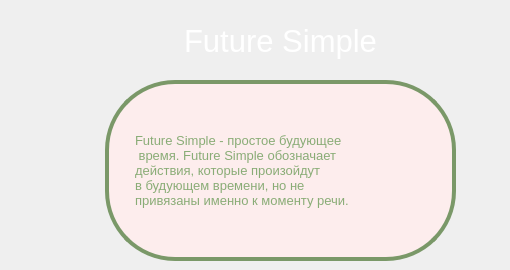
      <widget class="QWidget" name="page_11">
       <widget class="QLabel" name="label_27">
        <property name="geometry">
         <rect>
          <x>60</x>
          <y>20</y>
          <width>441</width>
          <height>41</height>
         </rect>
        </property>
        <property name="font">
         <font>
          <pointsize>23</pointsize>
         </font>
        </property>
        <property name="styleSheet">
         <string notr="true">color: rgb(255, 255, 255);</string>
        </property>
        <property name="text">
         <string>Future Simple</string>
        </property>
        <property name="alignment">
         <set>Qt::AlignCenter</set>
        </property>
       </widget>
       <widget class="QLabel" name="label_28">
        <property name="geometry">
         <rect>
          <x>135</x>
          <y>110</y>
          <width>291</width>
          <height>121</height>
         </rect>
        </property>
        <property name="font">
         <font>
          <pointsize>10</pointsize>
         </font>
        </property>
        <property name="autoFillBackground">
         <bool>false</bool>
        </property>
        <property name="styleSheet">
         <string notr="true">color: rgb(137, 172, 118);
background-color: rgb(253,237,237);
border-radius: 20px;</string>
        </property>
        <property name="text">
         <string>Future Simple - простое будующее
 время. Future Simple обозначает 
действия, которые произойдут 
в будующем времени, но не 
привязаны именно к моменту речи.</string>
        </property>
       </widget>
       <widget class="QLabel" name="label_77">
        <property name="geometry">
         <rect>
          <x>105</x>
          <y>80</y>
          <width>351</width>
          <height>181</height>
         </rect>
        </property>
        <property name="styleSheet">
         <string notr="true">color: rgb(134,115,161);
background-color: rgb(253,237,237);
border-radius: 70px; 
border: 4px solid rgb(122, 152, 104)
</string>
        </property>
        <property name="text">
         <string/>
        </property>
       </widget>
       <zorder>label_77</zorder>
       <zorder>label_27</zorder>
       <zorder>label_28</zorder>
      </widget>
